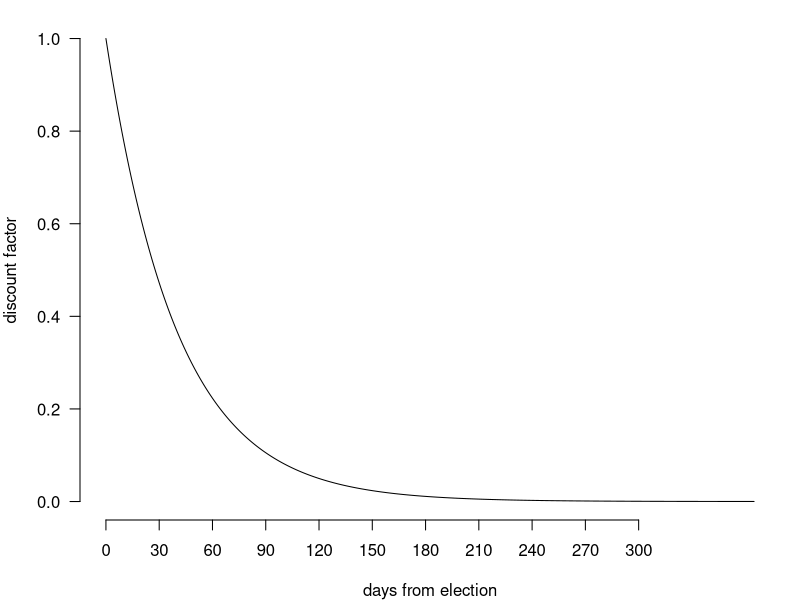

Generate this figure with R:
## ---- chunk 1
knitr::opts_chunk$set(echo = F, warning = F, message = F, cache = T, resuts = F, fig.align = 'center')
## ---- chunk 2
days <- seq(0, 365, 1)
wt <- exp(-days/40)

par(las = 1, mar = c(4, 4, 1, 1))
plot(days, wt, type = "l", bty = 'n', xaxt = 'n',
     xlab = "days from election", ylab = "discount factor",
     main = NULL)
axis(1, at = seq(0, 300, 30))
